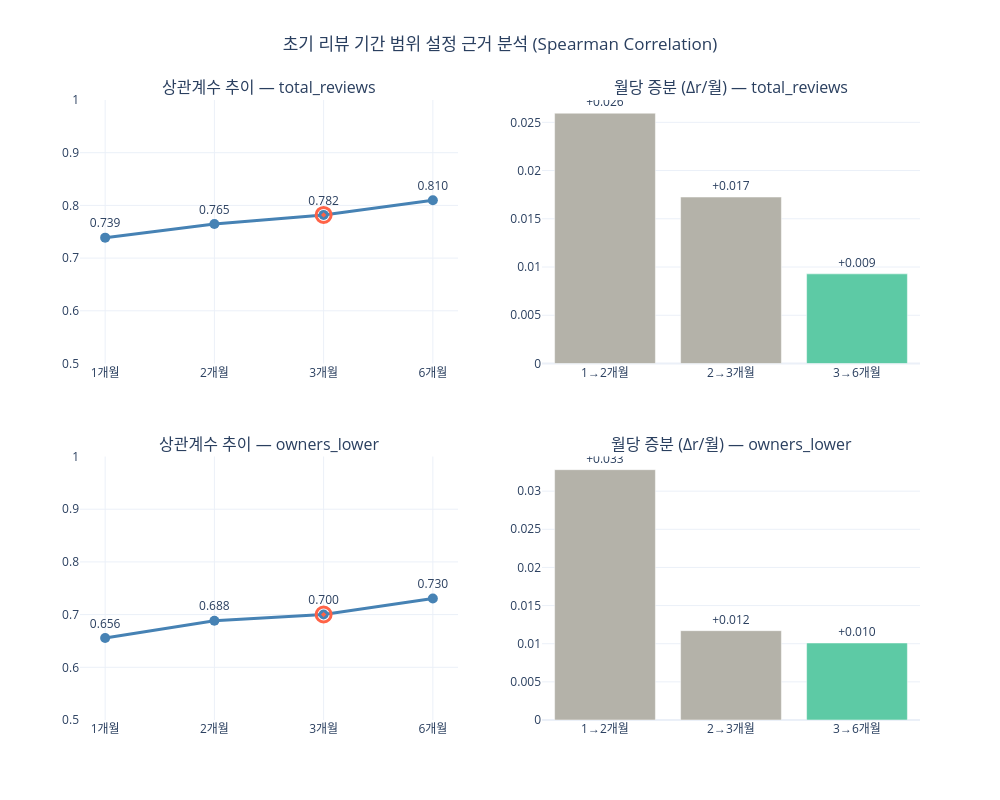

Notebook code for this chart:
### Markdown cell above
## 6. 시각화

### Code cell
import plotly.graph_objects as go
from plotly.subplots import make_subplots

# 1. 서브플롯 설정 (2행 2열)
fig = make_subplots(
    rows=2, cols=2,
    subplot_titles=(
        '상관계수 추이 — total_reviews', '월당 증분 (Δr/월) — total_reviews',
        '상관계수 추이 — owners_lower', '월당 증분 (Δr/월) — owners_lower'
    ),
    vertical_spacing=0.15,
    horizontal_spacing=0.1
)

months_labels = [f"{m}개월" for m in WINDOWS]

for idx, metric in enumerate(['total_reviews', 'owners_lower']):
    row = idx + 1
    cr = corr_results[metric]
    r_vals = [c['r'] for c in cr]
    ipms = [c['incr_per_month'] for c in cr if c['incr_per_month'] is not None]
    incr_labels = [f"{WINDOWS[i-1]}→{WINDOWS[i]}개월" for i in range(1, len(WINDOWS))]
    
    # ── 왼쪽: 상관계수 추이 (Line + Markers) ─────────────────────────
    fig.add_trace(
        go.Scatter(
            x=months_labels, y=r_vals,
            mode='lines+markers+text',
            name=f'{metric} r',
            text=[f"{r:.3f}" for r in r_vals],
            textposition="top center",
            line=dict(color='steelblue', width=3),
            marker=dict(size=10)
        ),
        row=row, col=1
    )
    
    # 커트라인 강조 (3개월 지점)
    min_ipm_idx = ipms.index(min(ipms))
    fig.add_trace(
        go.Scatter(
            x=[months_labels[min_ipm_idx]], y=[r_vals[min_ipm_idx]],
            mode='markers',
            name='커트라인',
            marker=dict(color='tomato', size=15, symbol='circle-open-dot', line=dict(width=3)),
            showlegend=(idx == 0)
        ),
        row=row, col=1
    )

    # ── 오른쪽: 월당 증분 (Bar) ───────────────────────────────────
    colors = ['#5DCAA5' if v == min(ipms) else '#B4B2A9' for v in ipms]
    fig.add_trace(
        go.Bar(
            x=incr_labels, y=ipms,
            text=[f"+{v:.3f}" for v in ipms],
            textposition='outside',
            marker_color=colors,
            name=f'{metric} Δr/월'
        ),
        row=row, col=2
    )

# 레이아웃 업데이트
fig.update_layout(
    title_text="초기 리뷰 기간 범위 설정 근거 분석 (Spearman Correlation)",
    title_x=0.5,
    height=800,
    width=1000,
    showlegend=False,
    template="plotly_white"
)

# Y축 범위 설정
fig.update_yaxes(range=[0.5, 1.0], row=1, col=1)
fig.update_yaxes(range=[0.5, 1.0], row=2, col=1)

fig.show()

### Figure 1 — Plotly figure (JSON) as saved in the notebook; plotly's stock layout.template omitted (floating-point values rounded to 4 significant figures)
{"data": [{"line": {"color": "steelblue", "width": 3}, "marker": {"size": 10}, "mode": "lines+markers+text", "name": "total_reviews r", "text": ["0.739", "0.765", "0.782", "0.810"], "textposition": "top center", "type": "scatter", "x": ["1개월", "2개월", "3개월", "6개월"], "xaxis": "x", "y": [0.7388, 0.7647, 0.782, 0.8099], "yaxis": "y"}, {"marker": {"color": "tomato", "line": {"width": 3}, "size": 15, "symbol": "circle-open-dot"}, "mode": "markers", "name": "커트라인", "showlegend": true, "type": "scatter", "x": ["3개월"], "xaxis": "x", "y": [0.782], "yaxis": "y"}, {"marker": {"color": ["#B4B2A9", "#B4B2A9", "#5DCAA5"]}, "name": "total_reviews Δr/월", "text": ["+0.026", "+0.017", "+0.009"], "textposition": "outside", "type": "bar", "x": ["1→2개월", "2→3개월", "3→6개월"], "xaxis": "x2", "y": [0.02595, 0.01726, 0.009292], "yaxis": "y2"}, {"line": {"color": "steelblue", "width": 3}, "marker": {"size": 10}, "mode": "lines+markers+text", "name": "owners_lower r", "text": ["0.656", "0.688", "0.700", "0.730"], "textposition": "top center", "type": "scatter", "x": ["1개월", "2개월", "3개월", "6개월"], "xaxis": "x3", "y": [0.6556, 0.6885, 0.7002, 0.7305], "yaxis": "y3"}, {"marker": {"color": "tomato", "line": {"width": 3}, "size": 15, "symbol": "circle-open-dot"}, "mode": "markers", "name": "커트라인", "showlegend": false, "type": "scatter", "x": ["3개월"], "xaxis": "x3", "y": [0.7002], "yaxis": "y3"}, {"marker": {"color": ["#B4B2A9", "#B4B2A9", "#5DCAA5"]}, "name": "owners_lower Δr/월", "text": ["+0.033", "+0.012", "+0.010"], "textposition": "outside", "type": "bar", "x": ["1→2개월", "2→3개월", "3→6개월"], "xaxis": "x4", "y": [0.03282, 0.01171, 0.0101], "yaxis": "y4"}], "layout": {"annotations": [{"font": {"size": 16}, "showarrow": false, "text": "상관계수 추이 — total_reviews", "x": 0.225, "xanchor": "center", "xref": "paper", "y": 1, "yanchor": "bottom", "yref": "paper"}, {"font": {"size": 16}, "showarrow": false, "text": "월당 증분 (Δr/월) — total_reviews", "x": 0.775, "xanchor": "center", "xref": "paper", "y": 1, "yanchor": "bottom", "yref": "paper"}, {"font": {"size": 16}, "showarrow": false, "text": "상관계수 추이 — owners_lower", "x": 0.225, "xanchor": "center", "xref": "paper", "y": 0.425, "yanchor": "bottom", "yref": "paper"}, {"font": {"size": 16}, "showarrow": false, "text": "월당 증분 (Δr/월) — owners_lower", "x": 0.775, "xanchor": "center", "xref": "paper", "y": 0.425, "yanchor": "bottom", "yref": "paper"}], "height": 800, "showlegend": false, "title": {"text": "초기 리뷰 기간 범위 설정 근거 분석 (Spearman Correlation)", "x": 0.5}, "width": 1000, "xaxis": {"anchor": "y", "domain": [0, 0.45]}, "xaxis2": {"anchor": "y2", "domain": [0.55, 1]}, "xaxis3": {"anchor": "y3", "domain": [0, 0.45]}, "xaxis4": {"anchor": "y4", "domain": [0.55, 1]}, "yaxis": {"anchor": "x", "domain": [0.575, 1], "range": [0.5, 1]}, "yaxis2": {"anchor": "x2", "domain": [0.575, 1]}, "yaxis3": {"anchor": "x3", "domain": [0, 0.425], "range": [0.5, 1]}, "yaxis4": {"anchor": "x4", "domain": [0, 0.425]}}}
